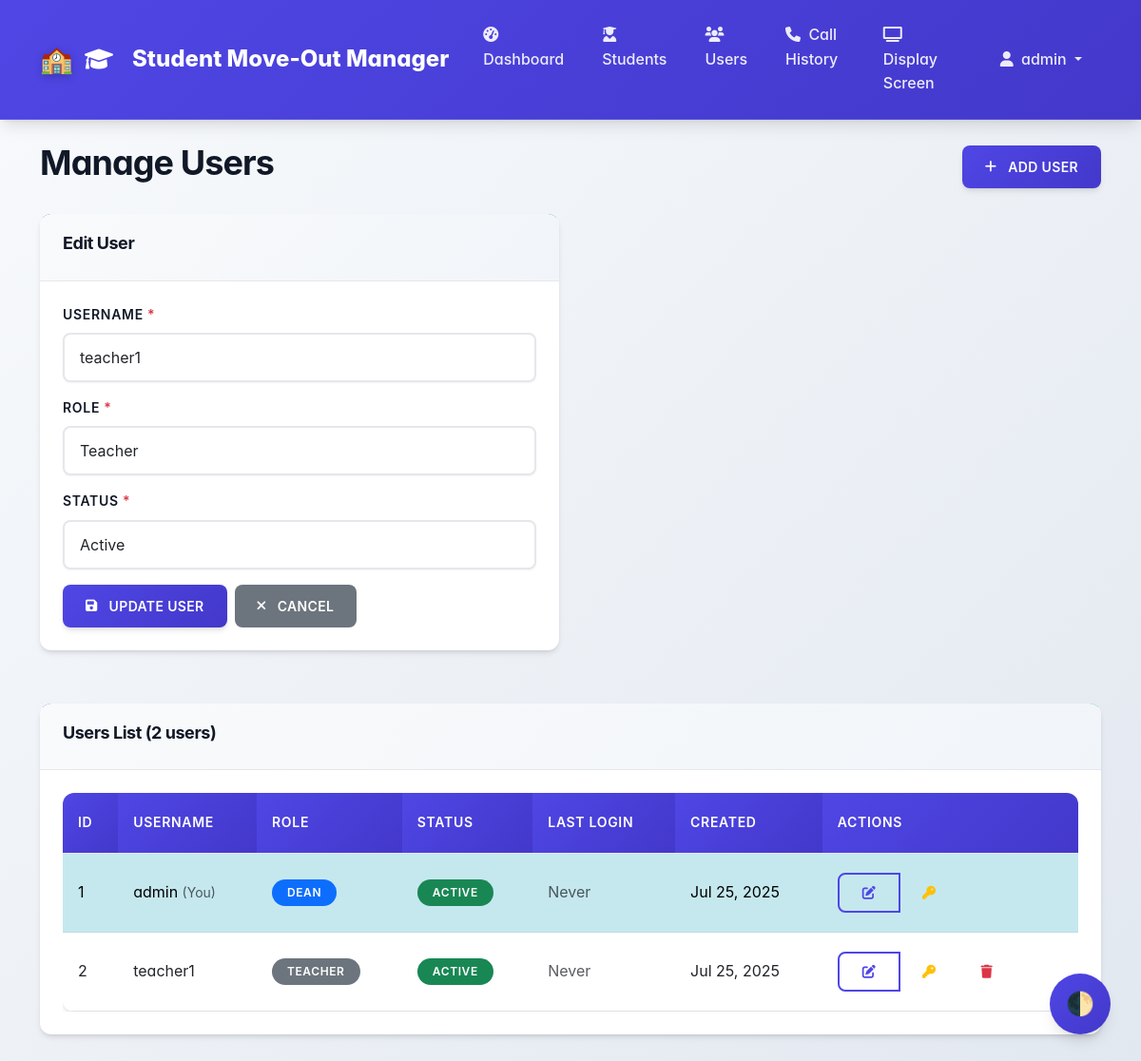
Page /admin/users.php?action=edit&id=2 (signed in) on the committed database.
### tables this page shows
CREATE TABLE users (
    id INT PRIMARY KEY AUTO_INCREMENT,
    username VARCHAR(50) UNIQUE NOT NULL,
    password_hash VARCHAR(255) NOT NULL,
    role ENUM('dean', 'teacher') NOT NULL,
    status ENUM('active', 'inactive') DEFAULT 'active',
    last_login TIMESTAMP NULL,
    created_at TIMESTAMP DEFAULT CURRENT_TIMESTAMP,
    updated_at TIMESTAMP DEFAULT CURRENT_TIMESTAMP ON UPDATE CURRENT_TIMESTAMP,
    INDEX idx_username (username),
    INDEX idx_role (role)
);

### includes/Auth.php (called while the page is built, shortened)
<?php
class Auth {
    private static $config = null;
    public static function init() {
        if (self::$config === null) {
            $configPath = __DIR__ . '/../config/config.php';
            self::$config = require $configPath;
        }
    }
    public static function isLoggedIn() {
        $timeout = self::$config['session']['timeout'] ?? 3600;
        return true;
    }
    public static function getUser() {
        return [
            'id' => $_SESSION['user_id'],
            'username' => $_SESSION['username'],
            'role' => $_SESSION['role']
        ];
    }
}

### includes/User.php (called while the page is built, shortened)
<?php
class User {
    private $db;
    public function __construct() {
        $this->db = Database::getInstance();
    }
    public function getAll() {
        $stmt = $this->db->prepare("SELECT id, username, role, status, last_login, created_at FROM users ORDER BY username");
        $stmt->execute();
        return $stmt->fetchAll();
    }
    public function getById($id) {
        $stmt = $this->db->prepare("SELECT id, username, role, status, last_login, created_at FROM users WHERE id = ?");
        $stmt->execute([$id]);
        return $stmt->fetch();
    }
}

### includes/Database.php (called while the page is built, shortened)
<?php
class Database {
    private static $instance = null;
    private $connection;
    private $config;
    private function __construct() {
        $configPath = __DIR__ . '/../config/config.php';
        $this->config = require $configPath;
    }
    public static function getInstance() {
        if (self::$instance === null) {
            self::$instance = new self();
        }
        return self::$instance;
    }
    private function connect() {
        try {
            $dbConfig = $this->config['database'];
            $dsn = "mysql:host={$dbConfig['host']};dbname={$dbConfig['database']};charset={$dbConfig['charset']}";
            $this->connection = new PDO($dsn,
                $dbConfig['username'],
                $dbConfig['password'],
                [
                    PDO::ATTR_ERRMODE => PDO::ERRMODE_EXCEPTION,
                    PDO::ATTR_DEFAULT_FETCH_MODE => PDO::FETCH_ASSOC,
                    PDO::ATTR_EMULATE_PREPARES => false
                ]
            );
        } catch (PDOException $e) {
            die("Database connection failed: " . $e->getMessage());
        } catch (Exception $e) {
            die("Configuration error: " . $e->getMessage());
        }
    }
    public function prepare($sql) {
        return $this->connection->prepare($sql);
    }
}

### config/config.php (called while the page is built)
<?php
return [
    'database' => [
        'host' => 'mysql-3404f80f-brianeugene851-bf63.c.aivencloud.com',
        'port' => 27843,
        'username' => 'avnadmin',
        'password' => 'YOUR_AIVEN_PASSWORD',
        'database' => 'defaultdb',
        'charset' => 'utf8mb4'
    ],
    'session' => [
        'timeout' => 3600,
        'name' => 'STUDENT_MOVEOUT_SESSION'
    ],
    'security' => [
        'csrf_token_name' => 'csrf_token',
        'password_min_length' => 6
    ],
    'app' => [
        'name' => 'Student Move-Out Manager',
        'version' => '1.0.0',
        'timezone' => 'America/New_York',
        'call_duration_minutes' => 5
    ]
];

### admin/users.php (the view, shortened to what this page needs)
<?php
$userModel = new User();
$currentAction = $_GET['action'] ?? 'list';
$editUser = null;
if ($currentAction === 'edit' && isset($_GET['id'])) {
    $editUser = $userModel->getById((int)$_GET['id']);
}
$users = $userModel->getAll();
$currentUser = Auth::getUser();
include 'includes/header.php';
?>
<div class="container mt-4">
    <div class="row">
        <div class="col-md-12">
            <div class="d-flex justify-content-between align-items-center mb-4">
                <h1>Manage Users</h1>
                <a href="?action=add" class="btn btn-primary">
                    <i class="fas fa-plus me-1"></i>
                    Add User
                </a>
            </div>
        </div>
    </div>
    <?php if ($currentAction === 'add' || $currentAction === 'edit'): ?>
        <div class="row">
            <div class="col-md-6">
                <div class="card">
                    <div class="card-header">
                        <h5><?php echo $currentAction === 'edit' ? 'Edit User' : 'Add New User'; ?></h5>
                    </div>
                    <div class="card-body">
                        <form method="POST" data-validate>
                            <div class="form-group mb-3">
                                <label for="username" class="form-label">Username <span class="text-danger">*</span></label>
                                <input type="text"
                                       class="form-control"
                                       id="username"
                                       name="username"
                                       value="<?php echo htmlspecialchars($editUser['username'] ?? ''); ?>"
                                       required
                                       maxlength="50">
                            </div>
                            <div class="form-group mb-3">
                                <label for="role" class="form-label">Role <span class="text-danger">*</span></label>
                                <select class="form-select" id="role" name="role" required>
                                    <option value="teacher" <?php echo ($editUser['role'] ?? '') === 'teacher' ? 'selected' : ''; ?>>Teacher</option>
                                </select>
                            </div>
                            <?php if ($currentAction === 'edit'): ?>
                                <div class="form-group mb-3">
                                    <label for="status" class="form-label">Status <span class="text-danger">*</span></label>
                                    <select class="form-select" id="status" name="status" required>
                                        <option value="active" <?php echo ($editUser['status'] ?? '') === 'active' ? 'selected' : ''; ?>>Active</option>
                                    </select>
                                </div>
                            <?php endif; ?>
                            <div class="d-flex gap-2">
                                <button type="submit" class="btn btn-primary">
                                    <i class="fas fa-save me-1"></i>
                                    <?php echo $currentAction === 'edit' ? 'Update User' : 'Add User'; ?>
                                </button>
                                <a href="users.php" class="btn btn-secondary">
                                    <i class="fas fa-times me-1"></i>
                                    Cancel
                                </a>
                            </div>
                        </form>
                    </div>
                </div>
            </div>
        </div>
    <?php endif; ?>
    <div class="row mt-4">
        <div class="col-md-12">
            <div class="card">
                <div class="card-header">
                    <h5>Users List (<?php echo count($users); ?> users)</h5>
                </div>
                <div class="card-body">
                    <?php if ($users): ?>
                        <div class="table-responsive">
                            <table class="table table-striped">
                                <thead>
                                    <tr>
                                        <th>ID</th>
                                        <th>Username</th>
                                        <th>Role</th>
                                        <th>Status</th>
                                        <th>Last Login</th>
                                        <th>Created</th>
                                        <th>Actions</th>
                                    </tr>
                                </thead>
                                <tbody>
                                    <?php foreach ($users as $userRecord): ?>
                                        <tr <?php echo $userRecord['id'] == $currentUser['id'] ? 'class="table-info"' : ''; ?>>
                                            <td><?php echo $userRecord['id']; ?></td>
                                            <td>
                                                <?php echo htmlspecialchars($userRecord['username']); ?>
                                                <?php if ($userRecord['id'] == $currentUser['id']): ?>
                                                    <small class="text-muted">(You)</small>
                                                <?php endif; ?>
                                            </td>
                                            <td>
                                                <span class="badge bg-<?php echo $userRecord['role'] === 'dean' ? 'primary' : 'secondary'; ?>">
                                                    <?php echo ucfirst($userRecord['role']); ?>
                                                </span>
                                            </td>
                                            <td>
                                                <span class="badge bg-<?php echo $userRecord['status'] === 'active' ? 'success' : 'danger'; ?>">
                                                    <?php echo ucfirst($userRecord['status']); ?>
                                                </span>
                                            </td>
                                            <td>
                                                <?php
                                                if ($userRecord['last_login']) {
                                                    echo date('M j, Y g:i A', strtotime($userRecord['last_login']));
                                                } else {
                                                    echo '<span class="text-muted">Never</span>';
                                                }
                                                ?>
                                            </td>
                                            <td><?php echo date('M j, Y', strtotime($userRecord['created_at'])); ?></td>
                                            <td>
                                                <div class="btn-group btn-group-sm" role="group">
                                                    <a href="?action=edit&id=<?php echo $userRecord['id']; ?>"
                                                       class="btn btn-outline-primary">
                                                        <i class="fas fa-edit"></i>
                                                    </a>
                                                    <button type="button"
                                                            class="btn btn-outline-warning"
                                                            onclick="changePassword(<?php echo $userRecord['id']; ?>, '<?php echo htmlspecialchars($userRecord['username']); ?>')">
                                                        <i class="fas fa-key"></i>
                                                    </button>
                                                    <?php if ($userRecord['id'] != $currentUser['id']): ?>
                                                        <button type="button"
                                                                class="btn btn-outline-danger"
                                                                onclick="deleteUser(<?php echo $userRecord['id']; ?>, '<?php echo htmlspecialchars($userRecord['username']); ?>')">
                                                            <i class="fas fa-trash"></i>
                                                        </button>
                                                    <?php endif; ?>
                                                </div>
                                            </td>
                                        </tr>
                                    <?php endforeach; ?>
                                </tbody>
                            </table>
                        </div>
                    <?php endif; ?>
                </div>
            </div>
        </div>
    </div>
</div>
<?php include 'includes/footer.php'; ?>

### admin/includes/header.php (shortened to what this page needs)
<?php
$user = Auth::getUser();
?>
<!DOCTYPE html>
<html lang="en">
<head>
    <link href="https://cdn.jsdelivr.net/npm/bootstrap@5.3.0/dist/css/bootstrap.min.css" rel="stylesheet">
    <link href="https://cdnjs.cloudflare.com/ajax/libs/font-awesome/6.0.0/css/all.min.css" rel="stylesheet">
    <link href="../assets/css/style.css" rel="stylesheet">
</head>
<body>
    <nav class="navbar navbar-expand-lg navbar-dark">
        <div class="container">
            <a class="navbar-brand" href="index.php">
                <i class="fas fa-graduation-cap me-2"></i>
                Student Move-Out Manager
            </a>
            <div class="collapse navbar-collapse" id="navbarNav">
                <ul class="navbar-nav me-auto">
                    <li class="nav-item">
                        <a class="nav-link" href="index.php">
                            <i class="fas fa-tachometer-alt me-1"></i>
                            Dashboard
                        </a>
                    </li>
                    <li class="nav-item">
                        <a class="nav-link" href="students.php">
                            <i class="fas fa-user-graduate me-1"></i>
                            Students
                        </a>
                    </li>
                    <li class="nav-item">
                        <a class="nav-link" href="users.php">
                            <i class="fas fa-users me-1"></i>
                            Users
                        </a>
                    </li>
                    <li class="nav-item">
                        <a class="nav-link" href="calls.php">
                            <i class="fas fa-phone me-1"></i>
                            Call History
                        </a>
                    </li>
                    <li class="nav-item">
                        <a class="nav-link" href="../display/" target="_blank">
                            <i class="fas fa-tv me-1"></i>
                            Display Screen
                        </a>
                    </li>
                </ul>
                <ul class="navbar-nav">
                    <li class="nav-item dropdown">
                        <a class="nav-link dropdown-toggle" href="#" role="button" data-bs-toggle="dropdown">
                            <i class="fas fa-user me-1"></i>
                            <?php echo htmlspecialchars($user['username']); ?>
                        </a>
                    </li>
                </ul>
            </div>
        </div>
    </nav>

### rows in the picture
users: username "admin", id "1", shows "(You)", role "DEAN", status "ACTIVE", shows "Never", created_at "Jul 25, 2025"
users: username "teacher1", role "Teacher", status "Active", id "2", role "TEACHER", status "ACTIVE", shows "Never", created_at "Jul 25, 2025"

### other values in the picture
count($users) "2"
